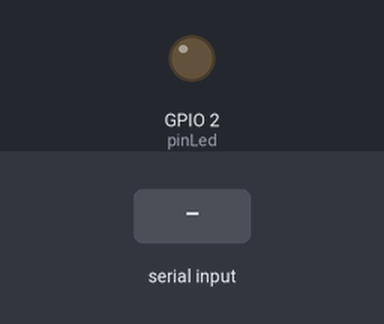
Simulated run of this program. Board: ESP32. Shown: output pins drawn as LEDs (lit = HIGH). The test bench sets the inputs (shaded band). Nothing arrives over Bluetooth unless stated.

Above: at 1.2 s.
1.3 s: "Liga\n" received over the second serial link
At 1.6 s:
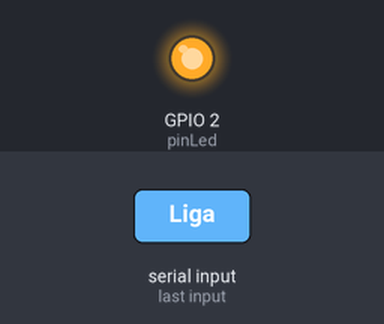
2.8 s: "Desliga\n" received over the second serial link
At 3.9 s:
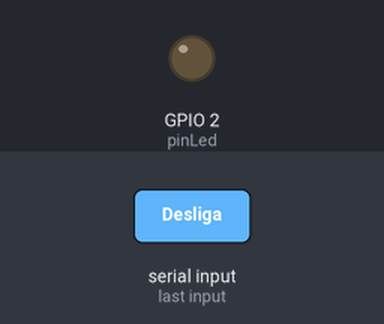
Timing chart, 0 to 5.8 s (numbered marks = the images above; inputs shaded):
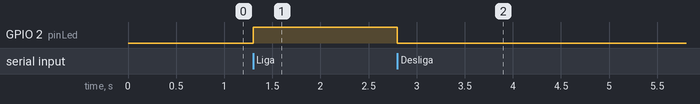

The program:

main.cpp
```cpp
#include <Arduino.h>
#include <BluetoothSerial.h>

#define pinLed 2

BluetoothSerial BT;

void setup()
{
  pinMode(pinLed, OUTPUT);

  BT.begin("ESPRhuan");
}

void loop()
{
  static bool estadoLed = false;
  static bool piscaled = false;
  if (BT.available())

  {
    String mensagem = BT.readStringUntil('\n');
    mensagem.trim();

    if (mensagem.equals("Liga"))
    {
      estadoLed = true;
      BT.println("LED LIGADO");
    }
    else if (mensagem.equals("Desliga"))
    {
      estadoLed = false;
      BT.println("LED DESLIGADO");
    }
    else if (mensagem.equals("pisca"))
    {
      piscaled = true;
    }
  }
  digitalWrite(pinLed, estadoLed);
}
```

Measured:
- after the input at 1.3 s, GPIO 2 (pinLed): LOW → HIGH at once
- after the input at 2.8 s, GPIO 2 (pinLed): HIGH → LOW at once
